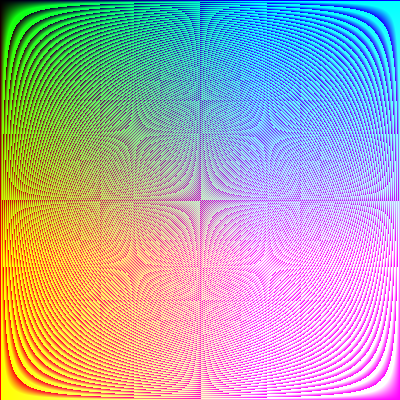
Frame 1 (no input)
Frame 60 (no input): identical to frame 1, image omitted
Frame 120 (the mouse pressed at the canvas centre since frame 60): identical to frame 1, image omitted

The p5.js sketch that drew this single still picture (run headless with seeded random() and noise() and a simulated clock; from frame 60 on, the mouse is pressed at the canvas centre):

// p5.js sketch
// ── sketch.js
function setup() {
  let square = 400;
  createCanvas(square, square);
  pixelDensity(1); // making the display equal for all users
  background(51);
}

// how does the pixel array work?
// we have a canvas on every p5 drawing
// this is a rectangular thing, and its a grid of pixels that has a width and a height
// p5 has functions get() and set(), that you can get the pixels and set the pixels

// but, there is a pixel array, which has numbers that corospond to all the colors on the canvas
// the problem is, the pixel array is just a 1D array, and we need to do some math to get the pixel from that 1d array

// this array contains just numbers, not an array or tuple or whatever for each pixle, just one number
// so, each number in this array is actually just 1 of 4 rgb and alpha values for each pixel

// [R, G, B, A], each pixel takes 4 spots of the array
// so, to get or set a value in the pixel array, the formula is x + y * width * 4

function draw() {
  background(51);

  loadPixels();

  for (let y = 0; y < height; y++) {
    for (let x = 0; x < width; x++) {
      let index = (x + y * width) * 4; // this is the formula to get any pixel in the pixel array
      // pixels[index + 0] = random() * 255;
      // pixels[index + 1] = random() * 255;
      // pixels[index + 2] = random() * 255;
      // pixels[index + 3] = random() * 255;

      pixels[index + 0] = y;
      pixels[index + 1] = (x * y) % width;
      pixels[index + 2] = x;
      pixels[index + 3] = 255;
      // pixels[index + 3] = random() * 255;
    }
  }

  updatePixels();

  // noLoop();
}
